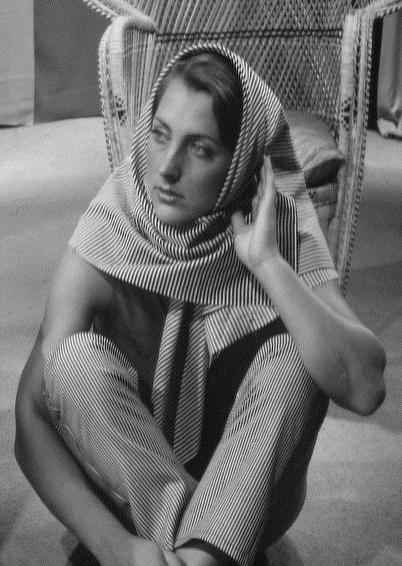
#> input picture Data/q5.png, 402 x 566 px
$ python Q5.py
#> lines starting #> are read from the running program, lines starting #| are printed output that depends on the picture; after the words box and inside, x2 and y2 are one past the last pixel; in counts of white or black regions, pixels touching at a corner belong together
import cv2
import numpy as np
import math

def getDFT(img): # DFT function
	imgShape = img.shape
	imgResult = img.copy()
	for i in range(imgShape[0]):
		for j in range(imgShape[1]):
			imgResult[i,j] = ((-1)**(i+j))*img[i,j]
	return np.fft.fft2(imgResult)

def getLogDFT(img): # DFT + log for getting DFT of image
	imgFFT = getDFT(img)
	imgFFT = np.abs(imgFFT)
	imgLogFFT = logTrans(imgFFT)

	return imgLogFFT

def IDFT(img): # IDFT function
	imgShape = img.shape
	imgResult = img.copy()
	imgIFFT = np.real(np.fft.ifft2(img))
	for i in range(imgShape[0]):
		for j in range(imgShape[1]):
			imgResult[i,j] = ((-1)**(i+j))*imgIFFT[i,j]
	return imgResult.astype("uint8")

def logTrans(img):
	maxVal = np.amax(img) # max value in image
	cTarns = 255.0/np.log(1+maxVal) # scaling factor which sets max value to 255

	imgTrans = cTarns*(np.log(img+1.001)) # log transformation
	imgTrans = imgTrans.astype("uint8") # converting back to image format

	return imgTrans

def BLPF(img,d,n): #butterworth low pass filter
	imgShape = img.shape
	mask = np.zeros(imgShape)
	# calculating mask using BLPF function
	for i in range(imgShape[0]):
		for j in range(imgShape[1]):
			mask[i][j] = 1/((1+(((i-imgShape[0]/2.0)**2+(j-imgShape[1]/2.0)**2)/(d*d)))**n)
	cv2.imwrite("./outputs/q5_b.png",logTrans(mask))
	# getting DFT of image and multiplying by mask
	imgDFT = getDFT(img)
	resultDFT = np.multiply(mask,imgDFT)
	# getting result by applying IDFT on DFT-result
	result = IDFT(resultDFT)

	return result

def GLPF(img,d): # gaussian low pass filter
	imgShape = img.shape
	mask = np.zeros(imgShape)
	# calculating mask using GLPF function
	for i in range(imgShape[0]):
		for j in range(imgShape[1]):
			mask[i][j] = math.exp(((i-imgShape[0]/2.0)**2+(j-imgShape[1]/2.0)**2)/(-2.0*d*d))
	cv2.imwrite("./outputs/q5_g.png",logTrans(mask))
	# getting DFT of image and multiplying by mask
	imgDFT = getDFT(img)
	resultDFT = np.multiply(mask,imgDFT)
	# getting result by applying IDFT on DFT-result
	result = IDFT(resultDFT)

	return result

def ILPF(img,d): # ideal low pass filter
	imgShape = img.shape
	mask = np.zeros(imgShape)
	# calculating mask using ILPF function
	for i in range(imgShape[0]):
		for j in range(imgShape[1]):
			if((((i-imgShape[0]/2.0)**2+(j-imgShape[1]/2.0)**2)**0.5)<d):
				mask[i][j] = 1
	cv2.imwrite("./outputs/q5_i.png",logTrans(mask))
	# getting DFT of image and multiplying by mask
	imgDFT = getDFT(img)
	resultDFT = np.multiply(mask,imgDFT)
	# getting result by applying IDFT on DFT-result
	result = IDFT(resultDFT)

	return result

if __name__ == "__main__":
	imgOriginal = cv2.imread("./Data/q5.png",0) # reading image using openCV
#> imgOriginal is the input picture: shape (566, 402); min 0, max 255, mean 111
	imgILPF = ILPF(imgOriginal,50)
#> after the loop in ILPF, `for i in range(imgShape[0]):`:
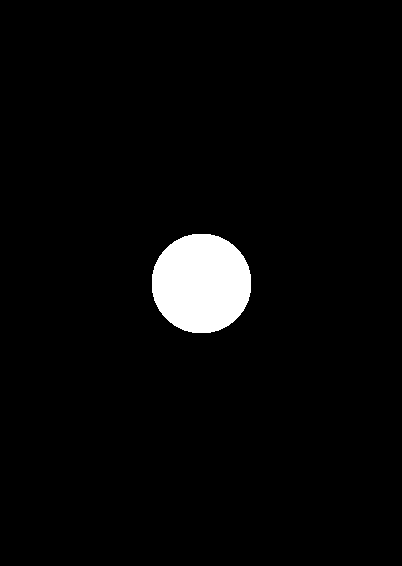
#> mask: shape (566, 402) float64; values 0 (black) and 1 (white), 3.4% white; 1 white region, box (x1, y1, x2, y2) and area: (152, 234, 251, 333) 7825
#> after the loop in getDFT, `for i in range(imgShape[0]):`:
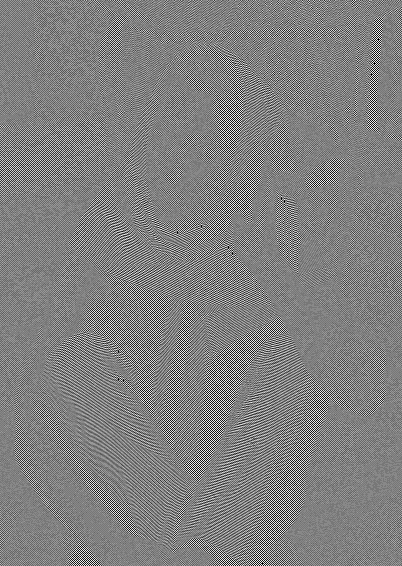
#> imgResult: shape (566, 402); min 0, max 255, mean 128
#> in IDFT, `return imgResult.astype("uint8")`:
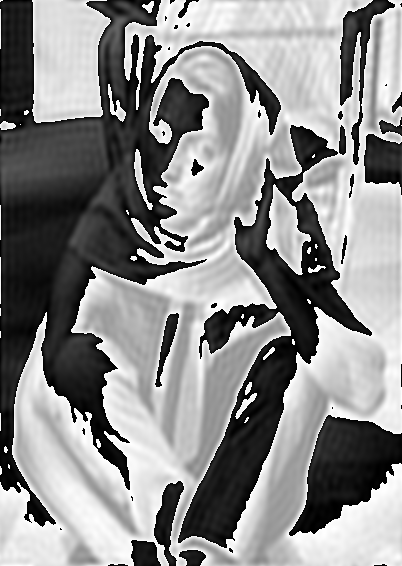
#> returned value: shape (566, 402); min 0, max 255, mean 139.5
	imgGLPF = GLPF(imgOriginal,50)
#> after the loop in GLPF, `for i in range(imgShape[0]):`:
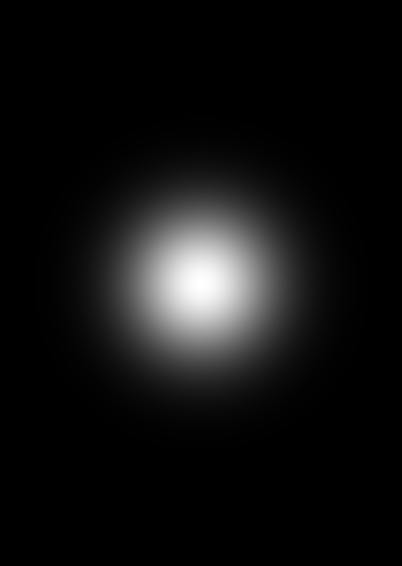
#> mask: shape (566, 402) float64; min 3.42e-11, max 1, mean 0.069
#> in IDFT (call 2), `return imgResult.astype("uint8")`:
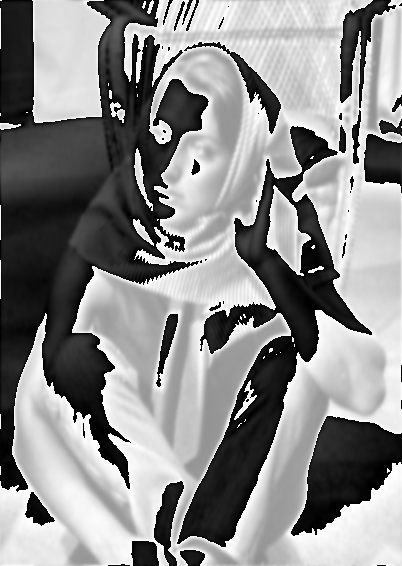
#> returned value: shape (566, 402); min 0, max 255, mean 139.5
	imgBLPF = BLPF(imgOriginal,50,2)
#> after the loop in BLPF, `for i in range(imgShape[0]):`:
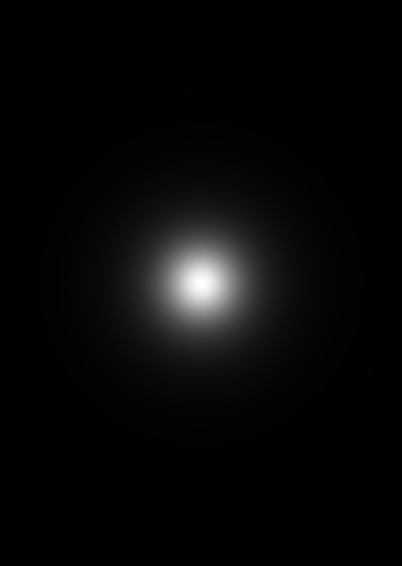
#> mask: shape (566, 402) float64; min 0.000413, max 1, mean 0.0332
#> in IDFT (call 3), `return imgResult.astype("uint8")`:
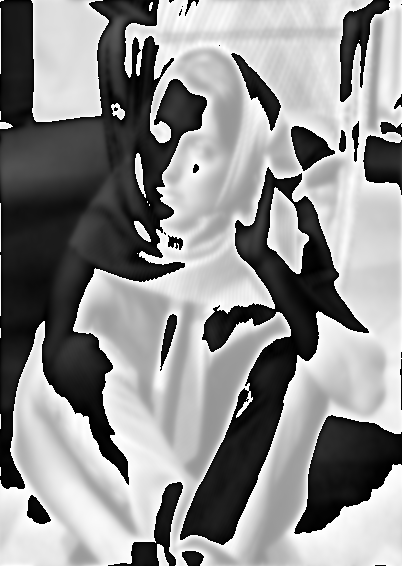
#> returned value: shape (566, 402); min 0, max 255, mean 141.8

	cv2.imwrite("./outputs/q5_ILPF.png",imgILPF)
	cv2.imwrite("./outputs/q5_GLPF.png",imgGLPF)
	cv2.imwrite("./outputs/q5_BLPF.png",imgBLPF)

$ run again, with Data/q1.png copied over Data/q5.png
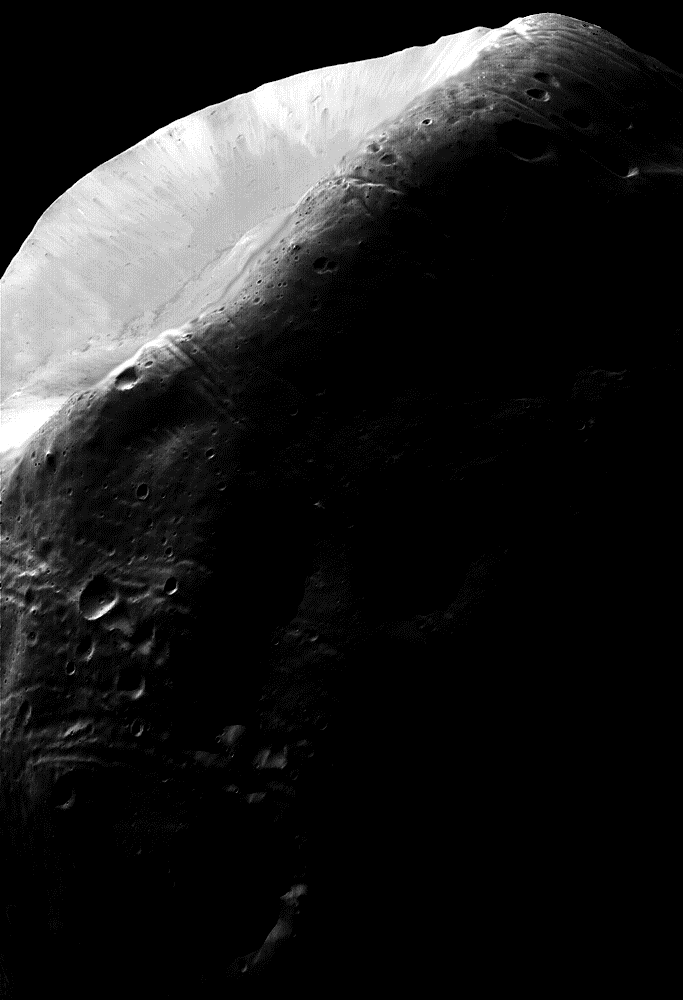
#> input picture Data/q1.png, 683 x 1000 px
#> imgOriginal is the input picture: shape (1000, 683); min 0, max 255, mean 31.5
#> after the loop in ILPF, `for i in range(imgShape[0]):`:
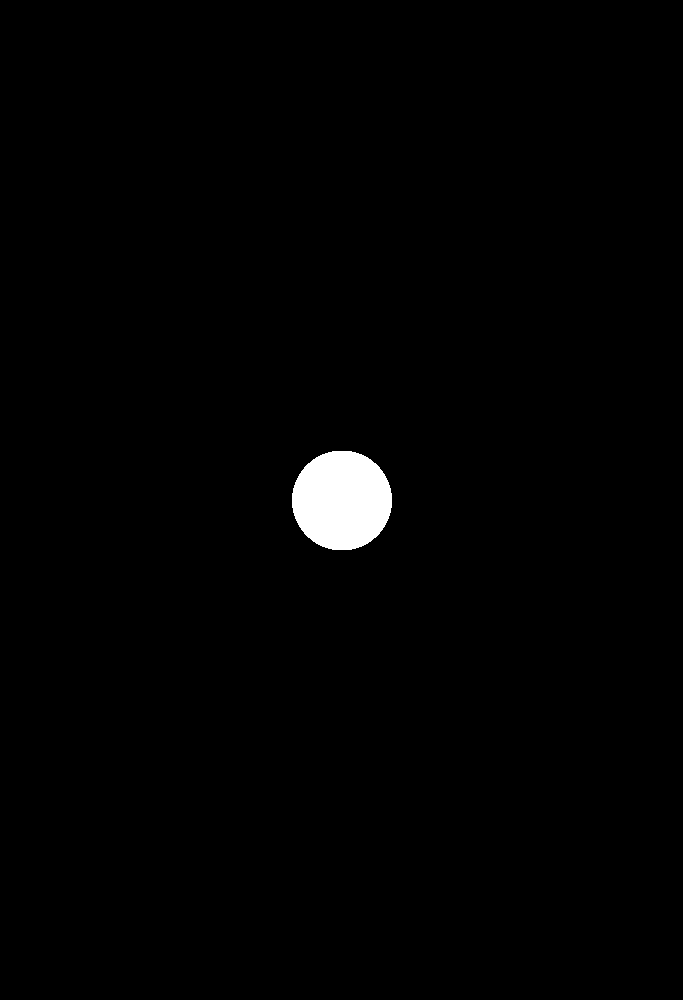
#> mask: shape (1000, 683) float64; values 0 (black) and 1 (white), 1.2% white; 1 white region, box (x1, y1, x2, y2) and area: (292, 451, 392, 550) 7856
#> in IDFT (call 3), `return imgResult.astype("uint8")`:
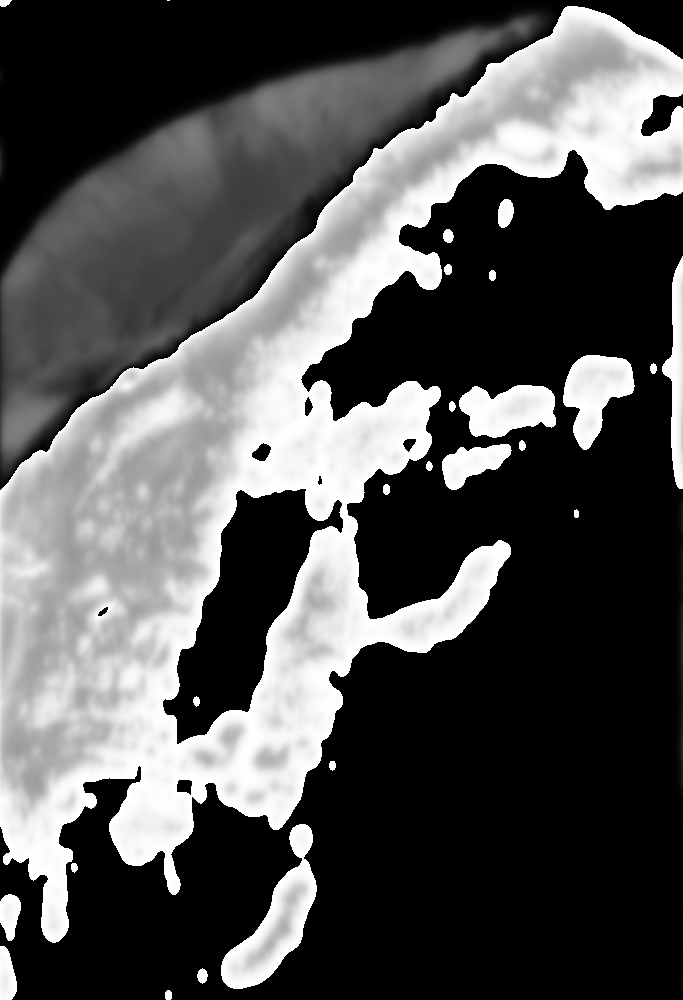
#> returned value: shape (1000, 683); min 0, max 255, mean 82.5

$ run again, with Data/q2.png copied over Data/q5.png
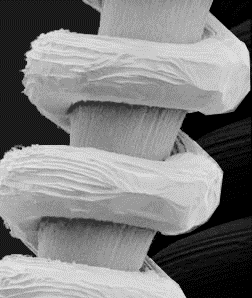
#> input picture Data/q2.png, 252 x 298 px
#> imgOriginal is the input picture: shape (298, 252); min 0, max 238, mean 127.6
#> after the loop in ILPF, `for i in range(imgShape[0]):`:
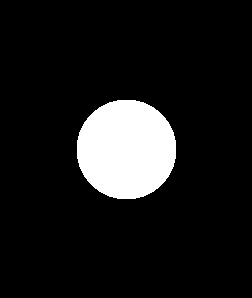
#> mask: shape (298, 252) float64; values 0 (black) and 1 (white), 10.4% white; 1 white region, box (x1, y1, x2, y2) and area: (77, 100, 176, 199) 7825
#> in IDFT (call 3), `return imgResult.astype("uint8")`:
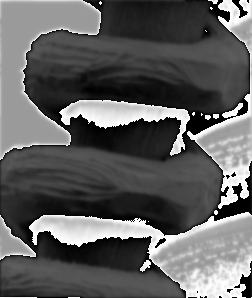
#> returned value: shape (298, 252); min 0, max 255, mean 94.8

$ run again, with Data/q4.png copied over Data/q5.png
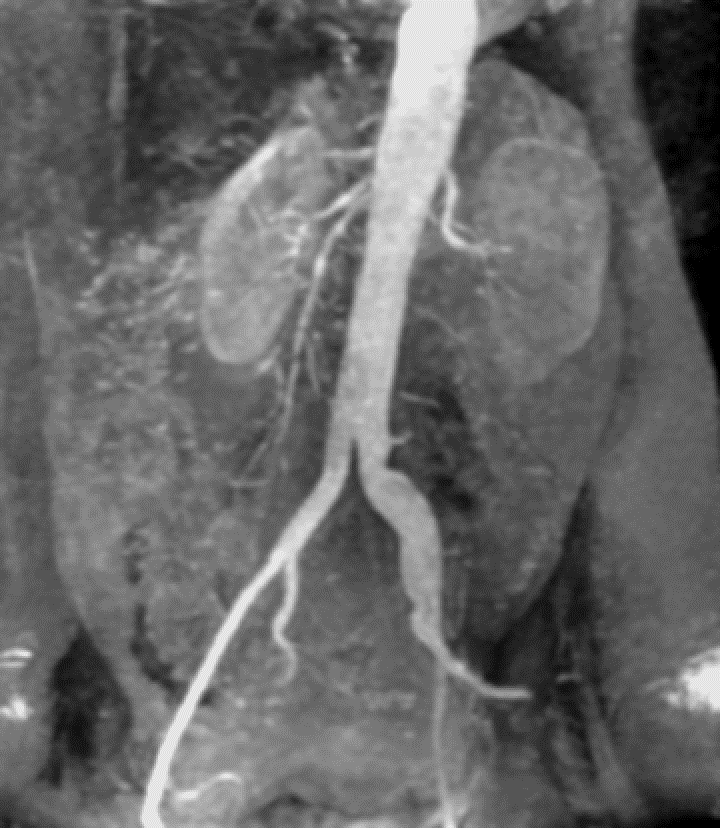
#> input picture Data/q4.png, 720 x 828 px
#> imgOriginal is the input picture: shape (828, 720); min 0, max 238, mean 103.1
#> in IDFT (call 3), `return imgResult.astype("uint8")`:
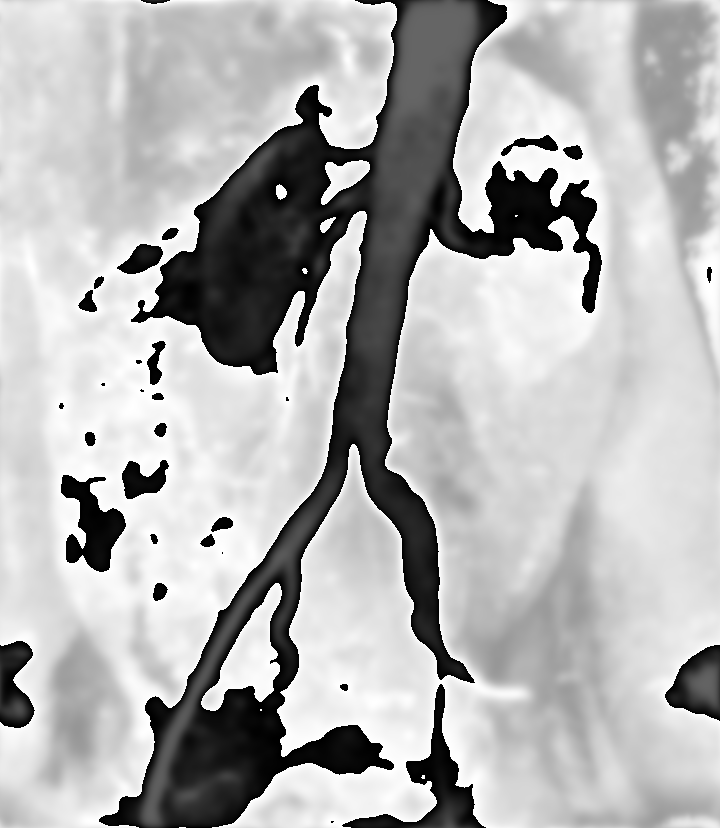
#> returned value: shape (828, 720); min 0, max 255, mean 178.3
